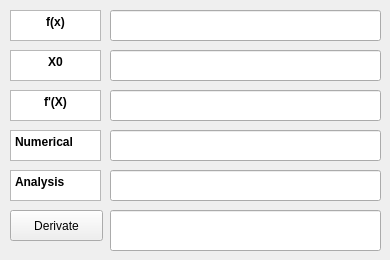
      <widget class="QWidget" name="tab_DIFF">
       <attribute name="title">
        <string>DIFF</string>
       </attribute>
       <widget class="QPushButton" name="Diff_btn">
        <property name="geometry">
         <rect>
          <x>10</x>
          <y>210</y>
          <width>93</width>
          <height>31</height>
         </rect>
        </property>
        <property name="text">
         <string>Derivate</string>
        </property>
       </widget>
       <widget class="QTextEdit" name="textEdit">
        <property name="geometry">
         <rect>
          <x>10</x>
          <y>10</y>
          <width>91</width>
          <height>31</height>
         </rect>
        </property>
        <property name="html">
         <string>&lt;!DOCTYPE HTML PUBLIC &quot;-//W3C//DTD HTML 4.0//EN&quot; &quot;http://www.w3.org/TR/REC-html40/strict.dtd&quot;&gt;
&lt;html&gt;&lt;head&gt;&lt;meta name=&quot;qrichtext&quot; content=&quot;1&quot; /&gt;&lt;style type=&quot;text/css&quot;&gt;
p, li { white-space: pre-wrap; }
&lt;/style&gt;&lt;/head&gt;&lt;body style=&quot; font-family:'SimSun'; font-size:9pt; font-weight:400; font-style:normal;&quot;&gt;
&lt;p align=&quot;center&quot; style=&quot; margin-top:0px; margin-bottom:0px; margin-left:0px; margin-right:0px; -qt-block-indent:0; text-indent:0px;&quot;&gt;&lt;span style=&quot; font-weight:600;&quot;&gt;f(x)&lt;/span&gt;&lt;/p&gt;&lt;/body&gt;&lt;/html&gt;</string>
        </property>
       </widget>
       <widget class="QTextEdit" name="textEdit_2">
        <property name="geometry">
         <rect>
          <x>10</x>
          <y>50</y>
          <width>91</width>
          <height>31</height>
         </rect>
        </property>
        <property name="html">
         <string>&lt;!DOCTYPE HTML PUBLIC &quot;-//W3C//DTD HTML 4.0//EN&quot; &quot;http://www.w3.org/TR/REC-html40/strict.dtd&quot;&gt;
&lt;html&gt;&lt;head&gt;&lt;meta name=&quot;qrichtext&quot; content=&quot;1&quot; /&gt;&lt;style type=&quot;text/css&quot;&gt;
p, li { white-space: pre-wrap; }
&lt;/style&gt;&lt;/head&gt;&lt;body style=&quot; font-family:'SimSun'; font-size:9pt; font-weight:400; font-style:normal;&quot;&gt;
&lt;p align=&quot;center&quot; style=&quot; margin-top:0px; margin-bottom:0px; margin-left:0px; margin-right:0px; -qt-block-indent:0; text-indent:0px;&quot;&gt;&lt;span style=&quot; font-weight:600;&quot;&gt;X0&lt;/span&gt;&lt;/p&gt;&lt;/body&gt;&lt;/html&gt;</string>
        </property>
       </widget>
       <widget class="QLineEdit" name="DiffExpr">
        <property name="geometry">
         <rect>
          <x>110</x>
          <y>10</y>
          <width>271</width>
          <height>31</height>
         </rect>
        </property>
       </widget>
       <widget class="QLineEdit" name="Diff_x0">
        <property name="geometry">
         <rect>
          <x>110</x>
          <y>50</y>
          <width>271</width>
          <height>31</height>
         </rect>
        </property>
       </widget>
       <widget class="QTextEdit" name="textEdit_4">
        <property name="geometry">
         <rect>
          <x>10</x>
          <y>130</y>
          <width>91</width>
          <height>31</height>
         </rect>
        </property>
        <property name="html">
         <string>&lt;!DOCTYPE HTML PUBLIC &quot;-//W3C//DTD HTML 4.0//EN&quot; &quot;http://www.w3.org/TR/REC-html40/strict.dtd&quot;&gt;
&lt;html&gt;&lt;head&gt;&lt;meta name=&quot;qrichtext&quot; content=&quot;1&quot; /&gt;&lt;style type=&quot;text/css&quot;&gt;
p, li { white-space: pre-wrap; }
&lt;/style&gt;&lt;/head&gt;&lt;body style=&quot; font-family:'SimSun'; font-size:9pt; font-weight:400; font-style:normal;&quot;&gt;
&lt;p style=&quot; margin-top:0px; margin-bottom:0px; margin-left:0px; margin-right:0px; -qt-block-indent:0; text-indent:0px;&quot;&gt;&lt;span style=&quot; font-weight:600;&quot;&gt;Numerical&lt;/span&gt;&lt;/p&gt;&lt;/body&gt;&lt;/html&gt;</string>
        </property>
       </widget>
       <widget class="QTextEdit" name="textEdit_5">
        <property name="geometry">
         <rect>
          <x>10</x>
          <y>170</y>
          <width>91</width>
          <height>31</height>
         </rect>
        </property>
        <property name="html">
         <string>&lt;!DOCTYPE HTML PUBLIC &quot;-//W3C//DTD HTML 4.0//EN&quot; &quot;http://www.w3.org/TR/REC-html40/strict.dtd&quot;&gt;
&lt;html&gt;&lt;head&gt;&lt;meta name=&quot;qrichtext&quot; content=&quot;1&quot; /&gt;&lt;style type=&quot;text/css&quot;&gt;
p, li { white-space: pre-wrap; }
&lt;/style&gt;&lt;/head&gt;&lt;body style=&quot; font-family:'SimSun'; font-size:9pt; font-weight:400; font-style:normal;&quot;&gt;
&lt;p style=&quot; margin-top:0px; margin-bottom:0px; margin-left:0px; margin-right:0px; -qt-block-indent:0; text-indent:0px;&quot;&gt;&lt;span style=&quot; font-weight:600;&quot;&gt;Analysis&lt;/span&gt;&lt;/p&gt;&lt;/body&gt;&lt;/html&gt;</string>
        </property>
       </widget>
       <widget class="QLineEdit" name="Diff_analysis">
        <property name="geometry">
         <rect>
          <x>110</x>
          <y>170</y>
          <width>271</width>
          <height>31</height>
         </rect>
        </property>
       </widget>
       <widget class="QTextEdit" name="textEdit_6">
        <property name="geometry">
         <rect>
          <x>10</x>
          <y>90</y>
          <width>91</width>
          <height>31</height>
         </rect>
        </property>
        <property name="html">
         <string>&lt;!DOCTYPE HTML PUBLIC &quot;-//W3C//DTD HTML 4.0//EN&quot; &quot;http://www.w3.org/TR/REC-html40/strict.dtd&quot;&gt;
&lt;html&gt;&lt;head&gt;&lt;meta name=&quot;qrichtext&quot; content=&quot;1&quot; /&gt;&lt;style type=&quot;text/css&quot;&gt;
p, li { white-space: pre-wrap; }
&lt;/style&gt;&lt;/head&gt;&lt;body style=&quot; font-family:'SimSun'; font-size:9pt; font-weight:400; font-style:normal;&quot;&gt;
&lt;p align=&quot;center&quot; style=&quot; margin-top:0px; margin-bottom:0px; margin-left:0px; margin-right:0px; -qt-block-indent:0; text-indent:0px;&quot;&gt;&lt;span style=&quot; font-weight:600;&quot;&gt;f'(X)&lt;/span&gt;&lt;/p&gt;&lt;/body&gt;&lt;/html&gt;</string>
        </property>
       </widget>
       <widget class="QLineEdit" name="Diff_diffexpr">
        <property name="geometry">
         <rect>
          <x>110</x>
          <y>90</y>
          <width>271</width>
          <height>31</height>
         </rect>
        </property>
       </widget>
       <widget class="QLineEdit" name="Diff_numerical">
        <property name="geometry">
         <rect>
          <x>110</x>
          <y>130</y>
          <width>271</width>
          <height>31</height>
         </rect>
        </property>
       </widget>
       <widget class="QLineEdit" name="Diff_Val">
        <property name="geometry">
         <rect>
          <x>110</x>
          <y>210</y>
          <width>271</width>
          <height>41</height>
         </rect>
        </property>
       </widget>
      </widget>
